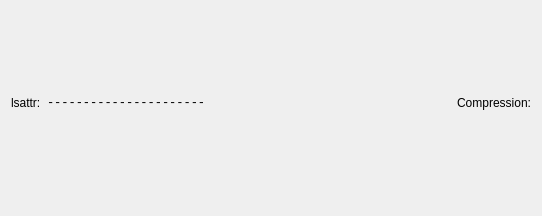
<?xml version="1.0" encoding="UTF-8"?>
<ui version="4.0">
 <class>Ext2AttrView</class>
 <widget class="QWidget" name="Ext2AttrView">
  <property name="geometry">
   <rect>
    <x>0</x>
    <y>0</y>
    <width>542</width>
    <height>216</height>
   </rect>
  </property>
  <layout class="QVBoxLayout" name="verticalLayout">
   <item>
    <layout class="QHBoxLayout" name="hboxLsAttr" stretch="0,0,1">
     <item alignment="Qt::AlignLeft">
      <widget class="QLabel" name="lblLsAttrDesc">
       <property name="text">
        <string>lsattr:</string>
       </property>
       <property name="textFormat">
        <enum>Qt::PlainText</enum>
       </property>
      </widget>
     </item>
     <item alignment="Qt::AlignLeft">
      <widget class="QLabel" name="lblLsAttr">
       <property name="font">
        <font>
         <family>Monospace</family>
        </font>
       </property>
       <property name="text">
        <string notr="true">----------------------</string>
       </property>
       <property name="textFormat">
        <enum>Qt::PlainText</enum>
       </property>
       <property name="textInteractionFlags">
        <set>Qt::TextSelectableByKeyboard|Qt::TextSelectableByMouse</set>
       </property>
      </widget>
     </item>
     <item alignment="Qt::AlignRight">
      <widget class="QLabel" name="lblCompression">
       <property name="text">
        <string notr="true">Compression:</string>
       </property>
       <property name="textFormat">
        <enum>Qt::PlainText</enum>
       </property>
       <property name="alignment">
        <set>Qt::AlignRight|Qt::AlignTrailing|Qt::AlignVCenter</set>
       </property>
      </widget>
     </item>
    </layout>
   </item>
   <item>
    <layout class="QGridLayout" name="gridLayout">
     <item row="0" column="4">
      <spacer name="hspcGrid">
       <property name="orientation">
        <enum>Qt::Horizontal</enum>
       </property>
       <property name="sizeHint" stdset="0">
        <size>
         <width>20</width>
         <height>10</height>
        </size>
       </property>
      </spacer>
     </item>
    </layout>
   </item>
  </layout>
 </widget>
 <resources/>
 <connections/>
</ui>
